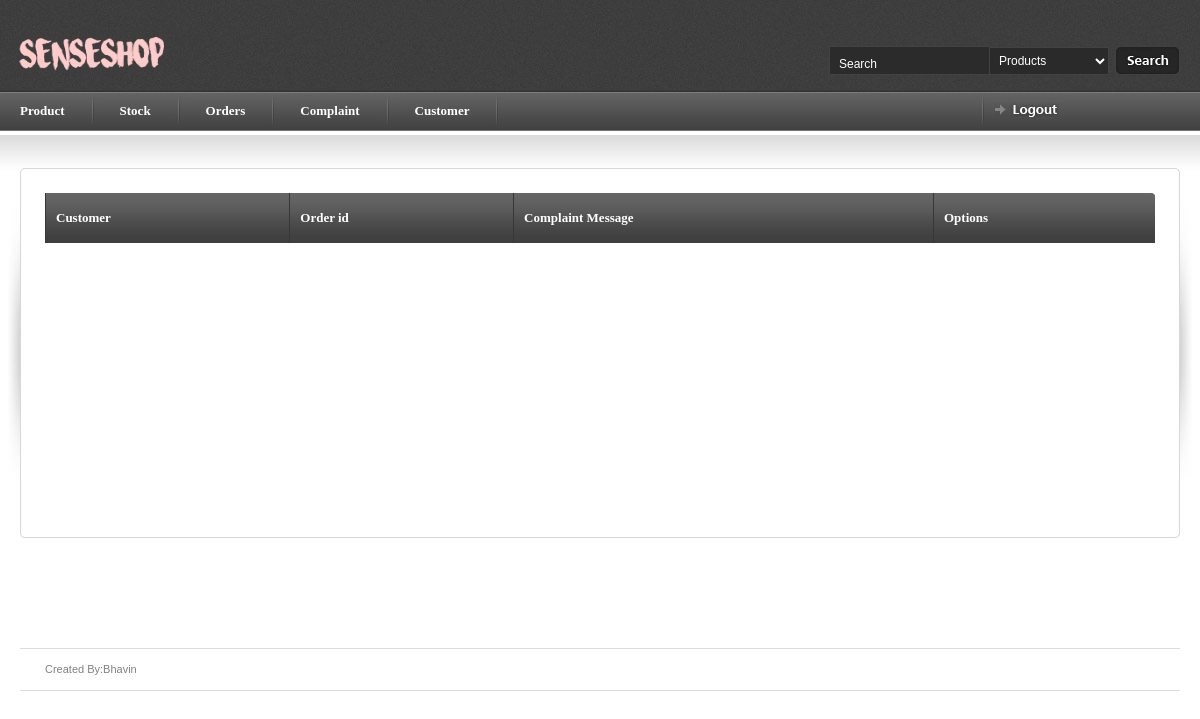
Before: /myadmin/complaint (signed in) with the older database file.
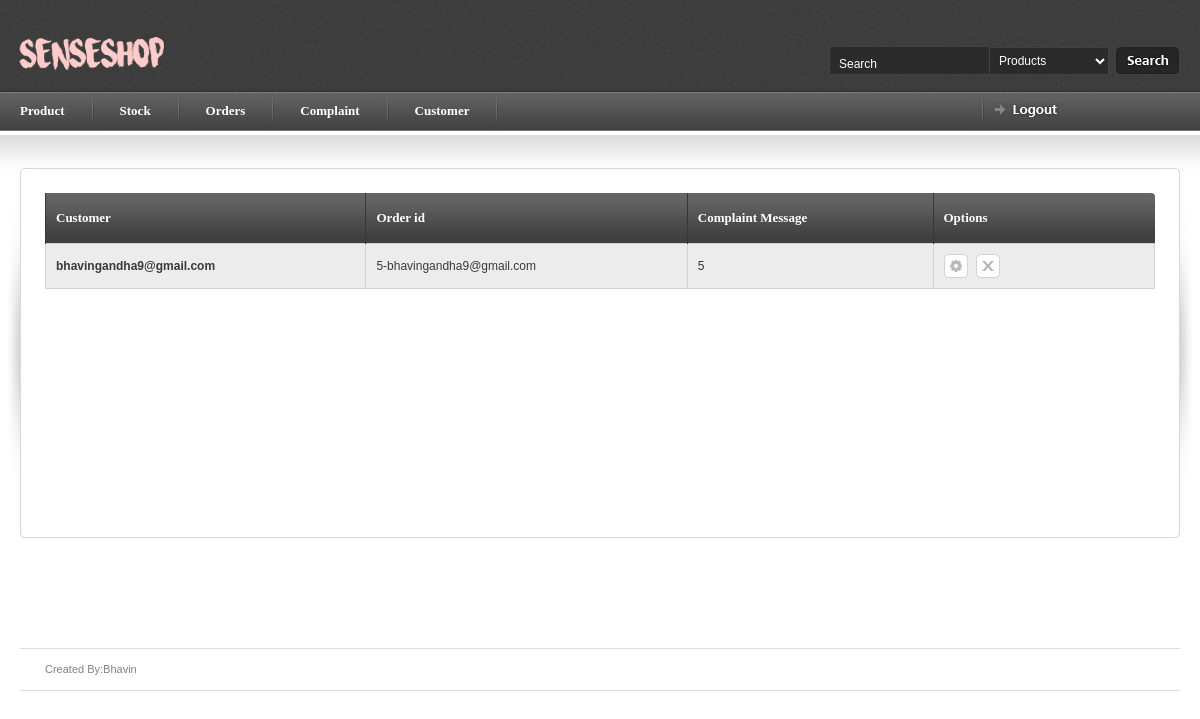
After: the same page with the newer database file.
### myadmin/models.py (models this page shows, shortened)
class complaint(models.Model):
    c_id = models.ForeignKey(a,default=0)
    o_id = models.ForeignKey(order_details)
    cm_msg = models.CharField(max_length=1000,null=True,blank=True)
    replay = models.CharField(max_length=1000,null=True,blank=True)
    flag = models.DecimalField(max_digits=2,decimal_places=0,null=True,blank=True,default=0)

class order_details(models.Model):
    pay_id = models.ForeignKey(payment,related_name='payment')
    c_id = models.ForeignKey(a,default=0)
    products = models.CharField(max_length=250,null=True,blank=True)
    quantity = models.CharField(max_length=250,null=True,blank=True)
    flag =models.DecimalField(max_digits=2,decimal_places=0)
    def __str__(self):
      return  str(self.pay_id) +'-' +str(self.c_id)

class payment(models.Model):
    c_id = models.ForeignKey(a,default=0)
    amount = models.DecimalField(max_digits=100, decimal_places=0)
    transaction_id = models.DecimalField(max_digits=150,decimal_places=0,unique=True)
    flag =models.DecimalField(max_digits=2,decimal_places=0,null=True,blank=True)
    def __str__(self):
        return str(self.amount)

### login/models.py (models this page shows, shortened)
class customer(models.Model):
    cname = models.CharField(max_length=100,null=True,blank=True)
    email = models.CharField(max_length=250,null=True,blank=True)
    password = models.CharField(max_length=250,null=True,blank=True)
    mobile_no = models.DecimalField(max_digits=10,decimal_places=0,null=True,blank=True)
    address = models.CharField(max_length=500,null=True,blank=True)
    au_id = models.DecimalField(max_digits=200,decimal_places=0,default=0,null=True,blank=True)
    cflag = models.DecimalField(max_digits=2,decimal_places=0,default=0,null=True,blank=True)
    def __str__(self):
      return self.email

### myadmin/views.py (the view)
# urls.py: url(r'^myadmin/complaint$',b.ComplaintIndexView.as_view(),name='complaint'),
class ComplaintIndexView(generic.ListView):
    template_name = 'complaint.html'
    context_object_name = 'complaint'
    model = complaint
    paginate_by = 2
    def get_queryset(self):
        return complaint.objects.all()
    def dispatch(self,request ,*args, **kwargs):
        if request.session.has_key('myadmin'):
            a = 'hello'
        else:
            return redirect('index')
        return super(ComplaintIndexView, self).dispatch(request,*args, **kwargs)

### myadmin/templates/complaint.html (shortened to what this page needs)
{% load staticfiles %}
{% include 'article_start.html' %}
    <table border="0" width="100%" cellpadding="0" cellspacing="0" id="content-table">
        <tr>
            <th rowspan="3" class="sized"><img src="{% static 'images/shared/side_shadowleft.jpg'%}" width="20" height="300" alt="" /></th>
            <th class="topleft"></th>
            <td id="tbl-border-top">&nbsp;</td>
            <th class="topright"></th>
            <th rowspan="3" class="sized"><img src="{% static 'images/shared/side_shadowright.jpg'%}" width="20" height="300" alt="" /></th>
        </tr>
    <tr>
        <td id="tbl-border-left"></td>
        <td>
            <div id="content-table-inner">
                <div id="table-content">
                    <form id="mainform" action="">
                        <table border="0" width="100%" cellpadding="0" cellspacing="0" id="product-table">
                         <tr>
                            <th class="table-header-repeat line-left"><a>Customer</a></th>
                            <th class="table-header-repeat line-left"><a>Order id</a></th>
                            <th class="table-header-repeat line-left"><a>Complaint Message</a></th>
                            <th class="table-header-options line-left"><a>Options</a></th>
                        </tr>
                        {% for com in complaint %}
                            <tr class="alternate-row">
                                    <td><b><a href="{% url 'customer_detail' com.c_id_id %}">{{ com.c_id }}</a></b></td>
                                    <td><a href="{% url 'order_details' com.o_id_id">{{ com.o_id }}</a></td>
                                    <td>{{ com.cm_msg }}</td>
                                    <td> <a href="{% url "complaint_update" com.id %}" title="Replay" class="icon-1 info-tooltip"> </a>
                                         <a href="{% url "complaint_delete" com.id %}" title="Delete" class="icon-2 info-tooltip"></a>
                                    </td>
                                </tr>
                            {% endfor %}
                        </table>
                    </form>
        </div>
</div>
         </td>
     <td id="tbl-border-right"></td>
 </tr>
 <tr>
     <th class="sized bottomleft"></th>
     <td id="tbl-border-bottom">&nbsp;</td>
     <th class="sized bottomright"></th>
 </tr>
 </table>
</div>
{% include 'article_close.html' %}

Changed rows visible on the page:
added complaint: c_id "bhavingandha9@gmail.com", o_id "5-bhavingandha9@gmail.com", cm_msg "5"
